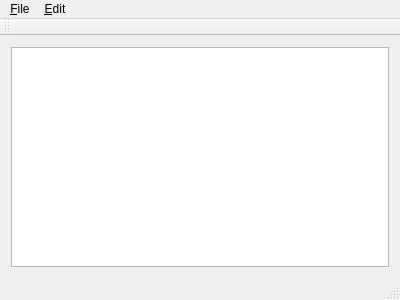
<?xml version="1.0" encoding="UTF-8"?>
<ui version="4.0">
 <class>MainWindow</class>
 <widget class="QMainWindow" name="MainWindow">
  <property name="geometry">
   <rect>
    <x>0</x>
    <y>0</y>
    <width>400</width>
    <height>300</height>
   </rect>
  </property>
  <property name="windowTitle">
   <string>Displace Scheduler tool</string>
  </property>
  <widget class="QWidget" name="centralWidget">
   <layout class="QVBoxLayout" name="verticalLayout">
    <item>
     <widget class="QTableView" name="dataView"/>
    </item>
   </layout>
  </widget>
  <widget class="QToolBar" name="mainToolBar">
   <attribute name="toolBarArea">
    <enum>TopToolBarArea</enum>
   </attribute>
   <attribute name="toolBarBreak">
    <bool>false</bool>
   </attribute>
  </widget>
  <widget class="QStatusBar" name="statusBar"/>
  <widget class="QMenuBar" name="menuBar">
   <property name="geometry">
    <rect>
     <x>0</x>
     <y>0</y>
     <width>400</width>
     <height>23</height>
    </rect>
   </property>
   <widget class="QMenu" name="menu_File">
    <property name="title">
     <string>&amp;File</string>
    </property>
    <addaction name="action_New"/>
    <addaction name="action_Open"/>
    <addaction name="action_Save"/>
    <addaction name="action_Generate_Script"/>
    <addaction name="separator"/>
    <addaction name="action_Quit"/>
   </widget>
   <widget class="QMenu" name="menu_Edit">
    <property name="title">
     <string>&amp;Edit</string>
    </property>
    <addaction name="action_Add"/>
    <addaction name="action_Remove"/>
   </widget>
   <addaction name="menu_File"/>
   <addaction name="menu_Edit"/>
  </widget>
  <action name="action_New">
   <property name="text">
    <string>&amp;New</string>
   </property>
  </action>
  <action name="action_Open">
   <property name="text">
    <string>&amp;Open</string>
   </property>
  </action>
  <action name="action_Save">
   <property name="text">
    <string>&amp;Save</string>
   </property>
  </action>
  <action name="action_Quit">
   <property name="text">
    <string>&amp;Quit</string>
   </property>
  </action>
  <action name="action_Export">
   <property name="text">
    <string>&amp;Export...</string>
   </property>
  </action>
  <action name="action_Generate_Script">
   <property name="text">
    <string>&amp;Generate Script...</string>
   </property>
  </action>
  <action name="action_Remove">
   <property name="text">
    <string>&amp;Remove</string>
   </property>
  </action>
  <action name="action_Add">
   <property name="text">
    <string>&amp;Add</string>
   </property>
  </action>
 </widget>
 <layoutdefault spacing="6" margin="11"/>
 <resources/>
 <connections/>
</ui>
